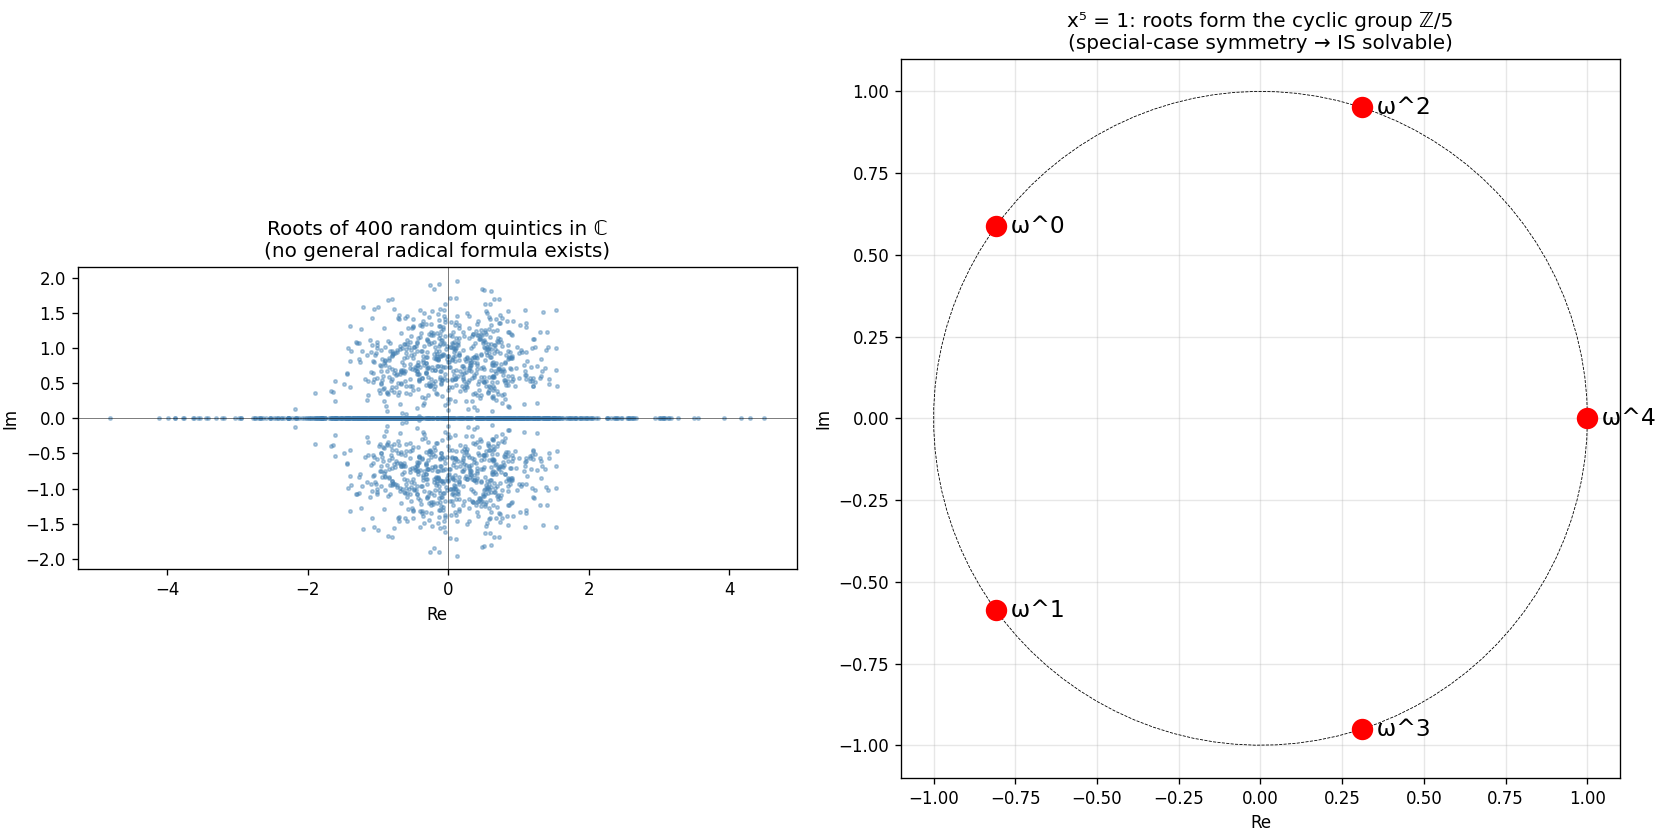

Source code (Python):
"""Quintic roots in the complex plane — Abel-Ruffini's negative result (1824).

For degrees 2, 3, 4 there exist root formulas using radicals (√, ∛, ⁴√).
For degree ≥ 5, NO such formula exists — proven by Abel (1824) and explained
by Galois (1832) as a consequence of S₅ being non-solvable. We can still
*find* the roots numerically; we just can't write them as nested radicals.
"""
from pathlib import Path

import matplotlib.pyplot as plt
import numpy as np
import torch

torch.manual_seed(0)

M = 400
coeffs = torch.randn(M, 5) * 1.5
all_roots = []
for c in coeffs:
    poly = [1.0] + c.tolist()
    all_roots.append(np.roots(poly))
all_roots = np.concatenate(all_roots)

fig, axes = plt.subplots(1, 2, figsize=(14, 7))

axes[0].scatter(all_roots.real, all_roots.imag, c="steelblue", s=4, alpha=0.4)
axes[0].axhline(0, color="k", lw=0.3)
axes[0].axvline(0, color="k", lw=0.3)
axes[0].set_xlabel("Re")
axes[0].set_ylabel("Im")
axes[0].set_aspect("equal")
axes[0].set_title(f"Roots of {M} random quintics in ℂ\n(no general radical formula exists)")

# A specific symmetric quintic: roots of x⁵ - 1 = 0  →  5th roots of unity.
roots_unity = np.roots([1, 0, 0, 0, 0, -1])
phi = np.linspace(0, 2 * np.pi, 100)
axes[1].plot(np.cos(phi), np.sin(phi), "k--", lw=0.5)
axes[1].scatter(roots_unity.real, roots_unity.imag, c="red", s=140, zorder=5)
for k, r in enumerate(roots_unity):
    axes[1].annotate(
        f"  ω^{k}", (r.real, r.imag), fontsize=14, ha="left", va="center"
    )
axes[1].set_aspect("equal")
axes[1].set_title("x⁵ = 1: roots form the cyclic group ℤ/5\n(special-case symmetry → IS solvable)")
axes[1].grid(alpha=0.3)
axes[1].set_xlabel("Re")
axes[1].set_ylabel("Im")

plt.tight_layout()
out = Path(__file__).with_suffix(".png")
plt.savefig(out, dpi=120)
print(f"Saved: {out}")
